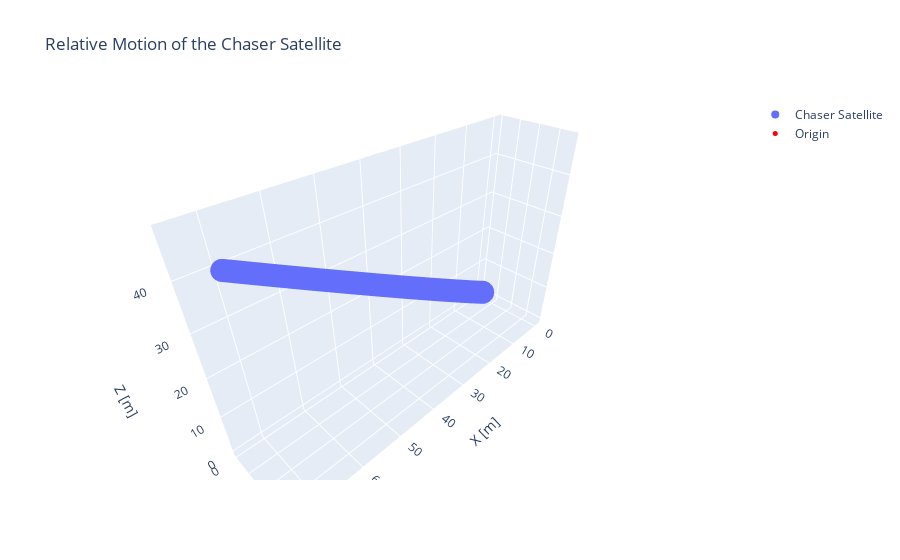

The notebook cell this image was saved under:
### Code cell
import numpy as np
import matplotlib.pyplot as plt
from matplotlib.animation import FuncAnimation
from mpl_toolkits.mplot3d import Axes3D
from IPython.display import HTML

# Gravitational parameter (mu) and mean motion (n)
mu = 398600.4418  # km^3/s^2 (gravitational parameter of Earth)
a = 7000  # km (semi-major axis of the target's orbit)
n = np.sqrt(mu / a**3)  # mean motion of the target

# Initial conditions in the target's orbit reference frame
r0_chaser = np.array([0.0, 0.0, 0.0])  # Initial relative position of chaser, m
v0_chaser = np.array([0.1, 0.1, 0.1])    # Initial relative velocity of chaser, m/s

# Time parameters
t_final = 500  # Total simulation time, seconds (adjusted for orbital periods)
dt = .1   # Time step, seconds

# Time array
t = np.arange(0, t_final, dt)

# Position and velocity arrays
r_chaser = np.zeros((len(t), 3))
v_chaser = np.zeros((len(t), 3))

# Set initial conditions
r_chaser[0] = r0_chaser
v_chaser[0] = v0_chaser

# Clohessy-Wiltshire equations for relative motion
def clohessy_wiltshire(r, v, t, n):
    x, y, z = r
    x_dot, y_dot, z_dot = v
    
    x_ddot = 3 * n**2 * x + 2 * n * y_dot
    y_ddot = -2 * n * x_dot
    z_ddot = -n**2 * z
    
    return np.array([x_dot, y_dot, z_dot]), np.array([x_ddot, y_ddot, z_ddot])

# Simulation loop
for i in range(1, len(t)):
    # Get current state
    r = r_chaser[i-1]
    v = v_chaser[i-1]
    
    # Find accelerations using Clohessy-Wiltshire equations
    v, a = clohessy_wiltshire(r, v, t[i], n)
    
    # Update position and velocity
    r_chaser[i] = r + v * dt
    v_chaser[i] = v + a * dt


#Interative Visualization
# Plotting with Plotly for interactive visualization
import plotly.graph_objects as go
# Create a trace for the chaser
trace = go.Scatter3d(
    x=r_chaser[:, 0],
    y=r_chaser[:, 1],
    z=r_chaser[:, 2],
    mode='markers',
    name='Chaser Satellite'
)
# Create a trace for the target
target_trace = go.Scatter3d(
    x=[0],
    y=[0],
    z=[0],
    mode='markers',
    name='Origin',
    marker=dict(
        color='red',
        size=5
    )
)
# Create the layout
layout = go.Layout(
    title='Relative Motion of the Chaser Satellite',
    scene=dict(
        xaxis=dict(title='X [m]'),
        yaxis=dict(title='Y [m]'),
        zaxis=dict(title='Z [m]')
    )
)
# Create the figure and add the traces
fig = go.Figure(data=[trace, target_trace], layout=layout)
# Show the figure
fig.show()

### Figure 1 — Plotly figure (JSON) as saved in the notebook; plotly's stock layout.template omitted (floating-point values rounded to 4 significant figures; data arrays with more than 128 entries replaced by an {"elided": "..."} marker saying what was removed)
{"data": [{"mode": "markers", "name": "Chaser Satellite", "type": "scatter3d", "x": {"elided": "5000 float values"}, "y": {"elided": "5000 float values"}, "z": {"elided": "5000 float values"}}, {"marker": {"color": "red", "size": 5}, "mode": "markers", "name": "Origin", "type": "scatter3d", "x": [0], "y": [0], "z": [0]}], "layout": {"scene": {"xaxis": {"title": {"text": "X [m]"}}, "yaxis": {"title": {"text": "Y [m]"}}, "zaxis": {"title": {"text": "Z [m]"}}}, "title": {"text": "Relative Motion of the Chaser Satellite"}}}
